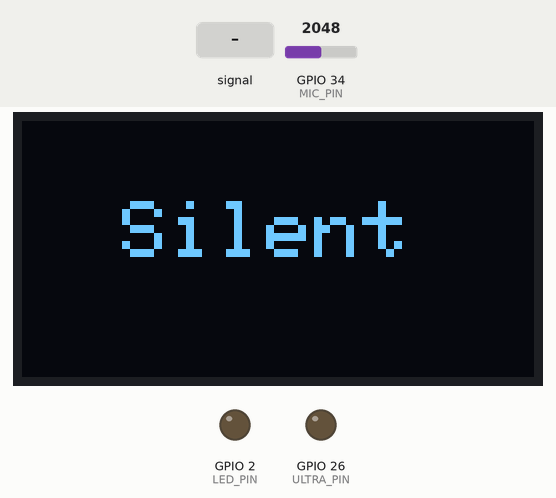
This sketch was run on a simulated ESP32. Parts: 128×64 one-colour display, output pins drawn as LEDs (lit = HIGH). Dashed ring = blinking. The inputs (shaded band) are chosen by the test bench; at power-on: GPIO 34 (MIC_PIN) = 2048. What the sketch prints to the serial monitor is not drawn.

Above: at 1.2 s.
1.3 s: GPIO 34 (MIC_PIN) fed a 200 Hz sine of ±1023 counts around its level
At 2.18 s:
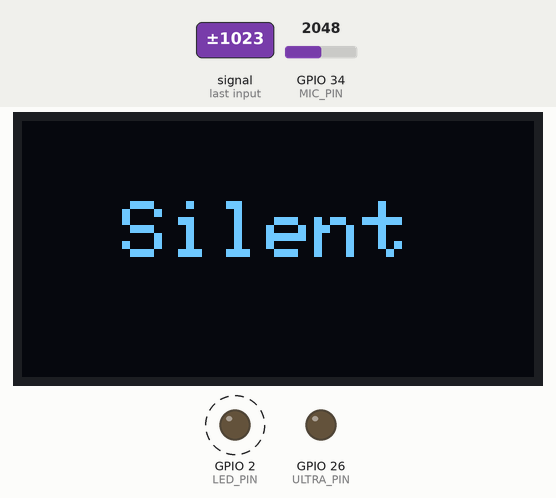
3.4 s: GPIO 34 (MIC_PIN) set to 2540
At 3.4 s:
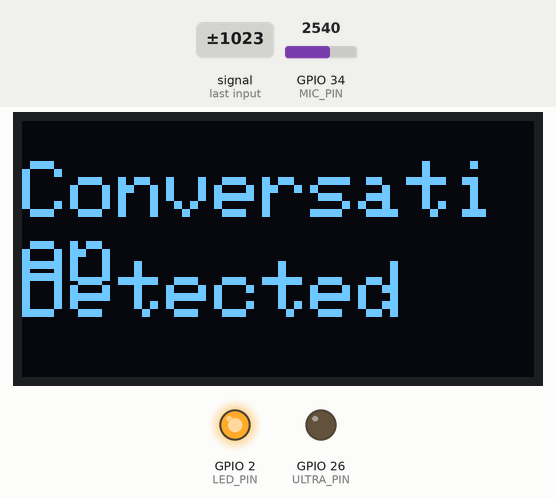
4.9 s: GPIO 34 (MIC_PIN) fed a 1000 Hz sine of ±1023 counts around its level
At 5.44 s:
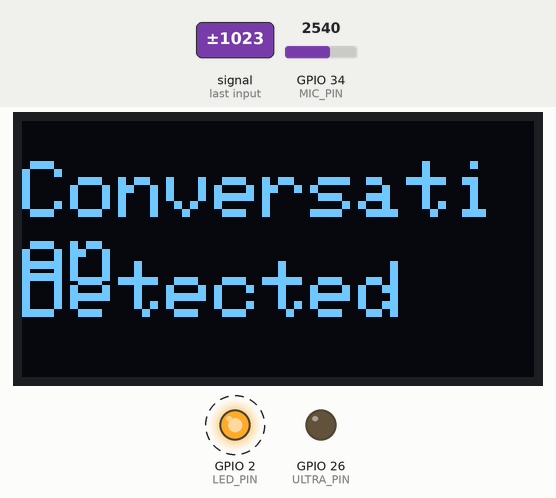
7.9 s: GPIO 34 (MIC_PIN) fed a 200 Hz sine of ±327 counts around its level
10.9 s: GPIO 34 (MIC_PIN) fed a 1000 Hz sine of ±1023 counts around its level
13.9 s: GPIO 34 (MIC_PIN) set to 2460
Timing chart, 0 to 16.4 s (numbered marks = the images above; inputs shaded):
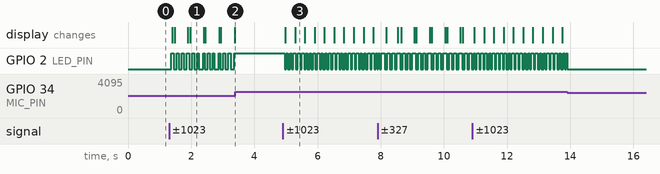

The sketch:

Smart_Acoustic_Protection.ino
```cpp
#include <Arduino.h>
#include <Wire.h>
#include <Adafruit_GFX.h>
#include <Adafruit_SSD1306.h>

#define MIC_PIN 34
#define ULTRA_PIN 26
#define LED_PIN 2

#define SCREEN_WIDTH 128
#define SCREEN_HEIGHT 64
Adafruit_SSD1306 display(SCREEN_WIDTH, SCREEN_HEIGHT, &Wire, -1);

int threshold = 2500;  // adjust based on mic readings

void setup() {
  Serial.begin(115200);
  pinMode(ULTRA_PIN, OUTPUT);
  pinMode(LED_PIN, OUTPUT);

  Wire.begin(21, 22);  // SDA, SCL

  if (!display.begin(SSD1306_SWITCHCAPVCC, 0x3C)) {
    Serial.println("OLED not found");
    while (true);
  }

  display.clearDisplay();
  display.setTextSize(2);
  display.setTextColor(SSD1306_WHITE);
}

void loop() {
  int micValue = analogRead(MIC_PIN);
  Serial.println(micValue);

  display.clearDisplay();

  if (micValue > threshold) {
    // Conversation detected
    digitalWrite(LED_PIN, HIGH);

    display.setCursor(0, 10);
    display.println("Conversation");
    display.setCursor(0, 35);
    display.println("Detected");

    // ultrasonic output (~40kHz)
    digitalWrite(ULTRA_PIN, HIGH);
    delayMicroseconds(12);
    digitalWrite(ULTRA_PIN, LOW);
    delayMicroseconds(12);

  } else {
    // Silent
    digitalWrite(LED_PIN, LOW);
    digitalWrite(ULTRA_PIN, LOW);

    display.setCursor(25, 20);
    display.println("Silent");
  }

  display.display();
}
```

Measured:
- after the input at 1.3 s, GPIO 2 (LED_PIN): alternates HIGH for 0.05 s and LOW for 0.10 s, starting after 0.07 s; the display: first changes after 0.10 s (image 1 shows a later state)
- after the input at 3.4 s, GPIO 2 (LED_PIN): stops changing and stays HIGH
- after the input at 4.9 s, GPIO 2 (LED_PIN): alternates HIGH for 0.08 s and LOW for 0.05 s, starting after 0.06 s; the display: first changes after 0.08 s (image 3 shows a later state)
- what the display in image 1 shows lasts 0.4 s, from 2.0 s to 2.4 s
